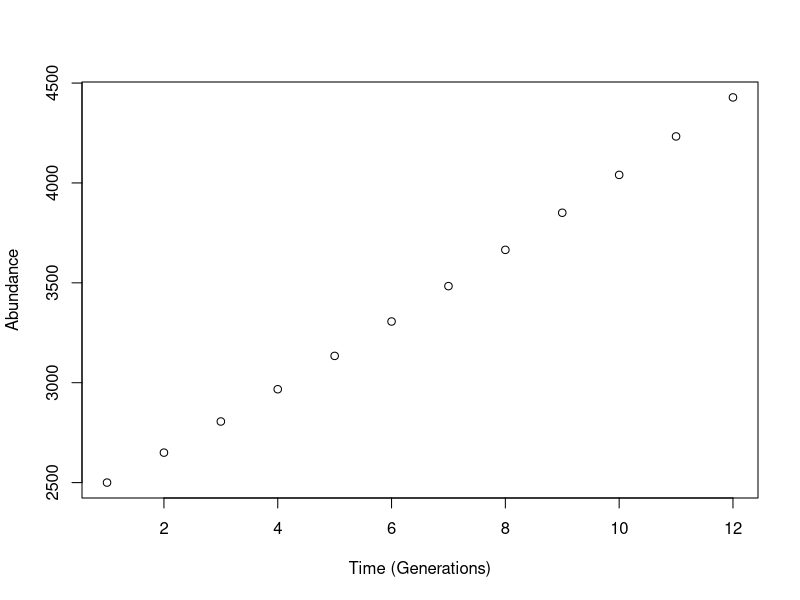

This figure's R source: (Note: this script raises an error after producing the figure.)
#Lab 8

##1) Markdown tutorial complete

##2) Rewrote README for the repo using StackEdit 

###

##3) Logistic growth model function

logGrowthModel <- function(r, K, totalGen, init_pop) {
  LogGrowth <- rep(init_pop, totalGen)
  for(i in 2:length(LogGrowth)) {
    LogGrowth[i] <- LogGrowth[i-1] + (r * LogGrowth[i-1] * (K - LogGrowth[i-1]) / K)
  }
  Abundance <- (LogGrowth)
  Time <- c(1:totalGen)
  Generations <- c(1:totalGen)
  plot(Time, Abundance, xlab = "Time (Generations)")
  datatable <- cbind(Generations, Abundance)
  write.csv(datatable, "c:/users/kevin/Google Drive/GraduateSchool_EBIO/Coursework/SPRING_2020/Computational_Biology/CompBioLabsAndHomework/Labs/Lab08/LogisticGrowthTable.csv")
  return(LogGrowth)
}

logGrowthModel(.08, 10000, 12, 2500)